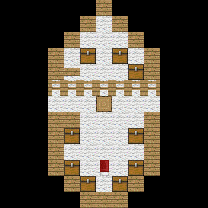

This is a level from a 2D game, rendered from its Tiled map with the project's own tilesets. A one-line summary and the map file follow, with tile-layer data summarised:
An orthogonal 13x13 tile map with 16x16 px tiles, 5 tile layers (Kachelebene 0, Kachelebene 1 Wasserlinie, Kachelebene 2, Kachelebene 11, ...), 8 hidden layers not drawn.

<map version="1.0" orientation="orthogonal" width="13" height="13" tilewidth="16" tileheight="16">
 <properties>
  <property name="offset" value="-2" />
 </properties>
 <tileset firstgid="1" source="MC Realms.tsx" />
 <layer name="Kachelebene 0" width="13" height="13">
  <data>[169 cells, 48 non-empty, 2 distinct tile ids]</data>
 </layer>
 <layer name="Kachelebene 1 Wasserlinie" width="13" height="13">
  <data>[169 cells, 39 non-empty, 6 distinct tile ids]</data>
 </layer>
 <layer name="Kachelebene 2" width="13" height="13">
  <data>[169 cells, 35 non-empty, 4 distinct tile ids]</data>
 </layer>
 <layer name="Kachelebene 3" width="13" height="13" visible="0">
  <data>[169 cells, 35 non-empty, 3 distinct tile ids]</data>
 </layer>
 <layer name="Kachelebene 4" width="13" height="13" visible="0">
  <data>[169 cells, 18 non-empty, 2 distinct tile ids]</data>
 </layer>
 <layer name="Kachelebene 5" width="13" height="13" visible="0">
  <data>[169 cells, 1 non-empty, 1 distinct tile ids]</data>
 </layer>
 <layer name="Kachelebene 6  Mitte" width="13" height="13" visible="0">
  <data>[169 cells, 14 non-empty, 2 distinct tile ids]</data>
 </layer>
 <layer name="Kachelebene 7" width="13" height="13" visible="0">
  <data>[169 cells, 14 non-empty, 2 distinct tile ids]</data>
 </layer>
 <layer name="Kachelebene 8" width="13" height="13" visible="0">
  <data>[169 cells, 14 non-empty, 2 distinct tile ids]</data>
 </layer>
 <layer name="Kachelebene 9" width="13" height="13" visible="0">
  <data>[169 cells, 14 non-empty, 2 distinct tile ids]</data>
 </layer>
 <layer name="Kachelebene 10" width="13" height="13" visible="0">
  <data>[169 cells, 14 non-empty, 2 distinct tile ids]</data>
 </layer>
 <layer name="Kachelebene 11" width="13" height="13">
  <data>[169 cells, 14 non-empty, 2 distinct tile ids]</data>
 </layer>
 <layer name="Kachelebene 12" width="13" height="13">
  <data>[169 cells, 14 non-empty, 3 distinct tile ids]</data>
 </layer>
</map>
